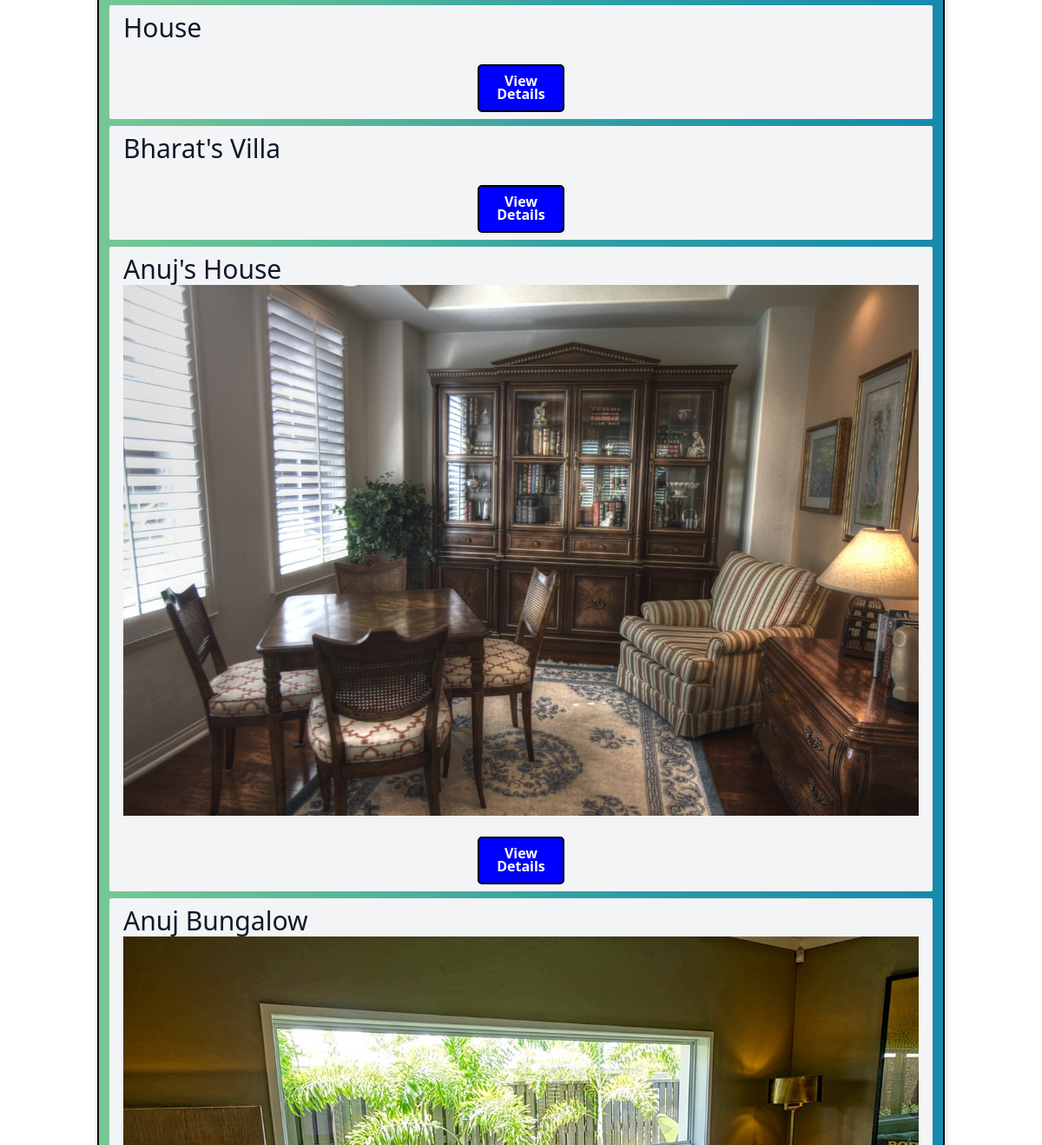
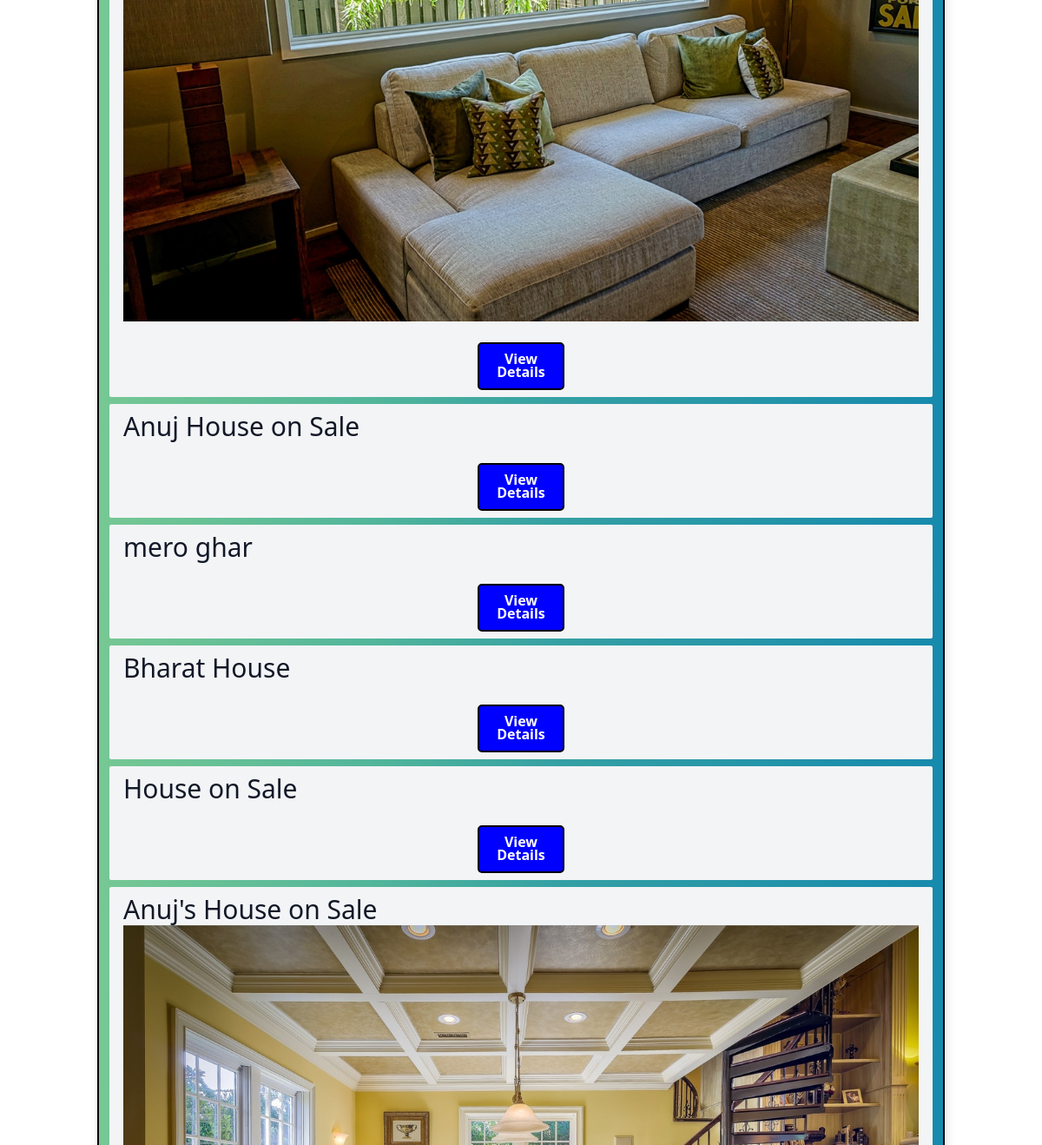
/listing_search (middle part), run on an earlier commit of the app's database (2 pictures, top to bottom).
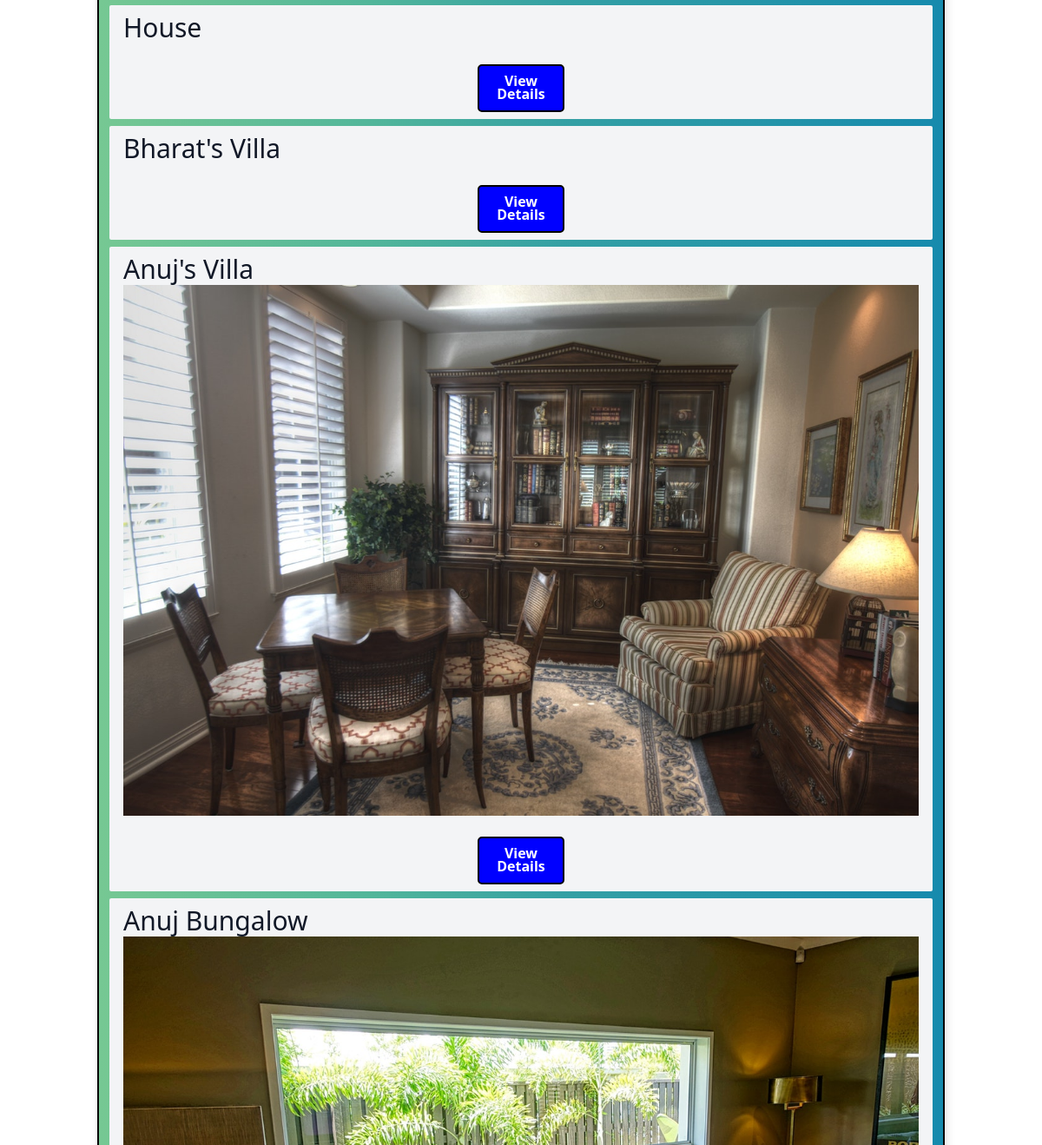
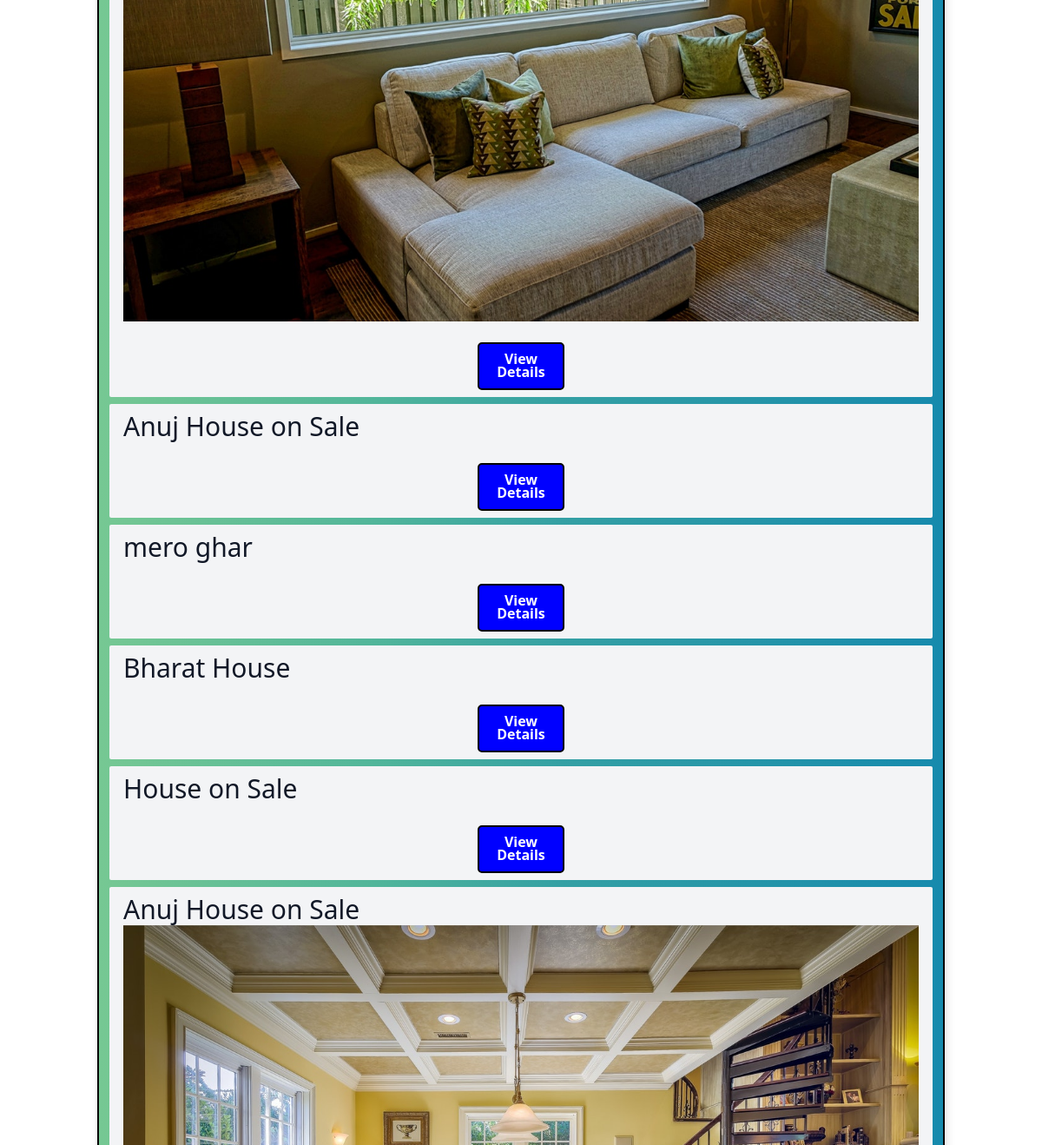
And on a later commit of the database (2 pictures, top to bottom).
### listings/models.py (models this page shows, shortened)
class Listing(models.Model):
    Title = models.CharField(max_length=30, default='House on Sale')
    Location = models.CharField(max_length=30, default='Kalanki')
    City = models.CharField(max_length=30, default='Kathmandu')
    Price = models.IntegerField(default=9999999)
    Bedroom = models.IntegerField(default=0)
    Bathroom = models.IntegerField(default=0)
    Floors = models.IntegerField(default=1)
    Parking = models.IntegerField(default=0)
    Face = models.CharField(max_length=30)
    Area = models.IntegerField(default=100)
    Road_Width = models.IntegerField(default=0)
    Road_Type = models.CharField(max_length=30)
    Build_Area = models.IntegerField(default=0)
    Amenities = models.CharField(max_length=30)
    Contact_number = models.IntegerField(default=9845654321)
    Contact_mail = models.CharField(max_length=30, default='admin@gmail.com')
    Image = models.ImageField()
    user = models.ForeignKey(User, on_delete=models.SET_NULL,null=True)
    is_sold = models.BooleanField(default=False)

### listings/views.py (the view)
# urls.py: path('listing_search', listing_search, name='listing_search')
def listing_search(request):
    queryset_list=Listing.objects.all()
    if 'Title' in request.GET:
        Title = request.GET['Title']
        if Title:
            queryset_list = queryset_list.filter(Title__icontains = Title)
    else:
        Title = ''
    if 'City' in request.GET:
        city = request.GET['City']
        print(city)
        if city:
            queryset_list=queryset_list.filter(City__iexact = city)
    else:
        city = ''
    if 'Face' in request.GET:
        Face = request.GET['Face']
        if Face:
            queryset_list=queryset_list.filter(Face__iexact = Face)
    else:
        Face = ''
    if 'Bedroom' in request.GET:
        Bedroom = request.GET['Bedroom']
        if Bedroom:
            queryset_list=queryset_list.filter(Bedroom__gte=Bedroom)
    else:
        Bedroom = ''
    if 'Bathroom' in request.GET:
        Bathroom = request.GET['Bathroom']
        if Bathroom:
            queryset_list=queryset_list.filter(Bathroom__gte=Bathroom)
    else:
        Bathroom = ''
    if 'Floors' in request.GET:
        Floors = request.GET['Floors']
        if Floors:
            queryset_list=queryset_list.filter(Floors__gte=Floors)
    else:
        Floors = ''
    if 'Area' in request.GET:
        Area = request.GET['Area']
        if Area:
            queryset_list=queryset_list.filter(Area__lte=Area)
    else:
        Area = ''
    if 'Price' in request.GET:
        Price = request.GET['Price']
        if Price:
            queryset_list=queryset_list.filter(Price__lte=Price)
    else:
        Price = ''
    context={
        'listings':queryset_list, 'Price':Price, 'Area':Area, 'Floors':Floors, 'Bathroom':Bathroom, 'Bedroom':Bedroom,
        'Face':Face, 'City': city, 'Title': Title
    }
    return render(request, "listing_search.html", context)

### templates/listing_search.html (shortened to what this page needs)
{% extends "base.html" %}
{% block content %}
<br><hr><h1><strong>Results:</strong></h1>
<div class = "container">
    {% if listings %}
    {% for listing in listings %}
    <div class="mt-2 px-3 py-2 bg-gray-100 rounded-sm">
        <h3 class="text-3xl text-gray-900">{{ listing.Title }}</h3>
        {% if listing.Image %}
        <img src="{{ listing.Image.url }}" alt="">
        {% endif %}
        <br>
        <center><a class="button" href="/listings/{{ listing.id }}/">View Details</a></center>
    </div>
    {% endfor %}
    {% else %}
    <div class="col-md-12">
    <p>No Listings Available</p>
    </div>
    {% endif %}
</div>
{% endblock content %}

### templates/base.html (shortened to what this page needs)
<!DOCTYPE html>
<html lang="en">
<head>
    <script src="https://cdn.tailwindcss.com"></script>
    <link href="https://cdn.jsdelivr.net/npm/bootstrap@5.2.0-beta1/dist/css/bootstrap.min.css" rel="stylesheet"
>
</head>
<body>
    <div class="mx-auto max-w-5xl px-4 py-4">
    {% block content %}{% endblock content %}
    </div>
</body>
</html>

### templates/base.html (style rules this page uses)
.button { display: inline-block; width: 100px; height: 55px; background: blue !important; padding: 10px; text-align: center; border-radius: 5px; color: white; font-weight: bold; line-height: 15px; text-decoration: none; border: 2px solid #000; }
.container { max-width: 1550px; margin: auto; background-color: rgba(136, 5, 5, 0.421); -webkit-box-shadow: 2px 2px 13px -4px rgba(0, 0, 0, 0.21); box-shadow: 2px 2px 13px -4px rgba(0, 0, 0, 0.21); background: linear-gradient(90deg, #76C893 0%, #52B69A 32%, #34A0A4 55%, #168AAD 100%); border: 2px solid #000 }

What changed in the data, as far as the page shows it:
changed Listing: Title "Anuj's House" → "Anuj's Villa"
changed Listing (number 9 of 9 on the later page): Title "Anuj's House on Sale" → "Anuj House on Sale"
